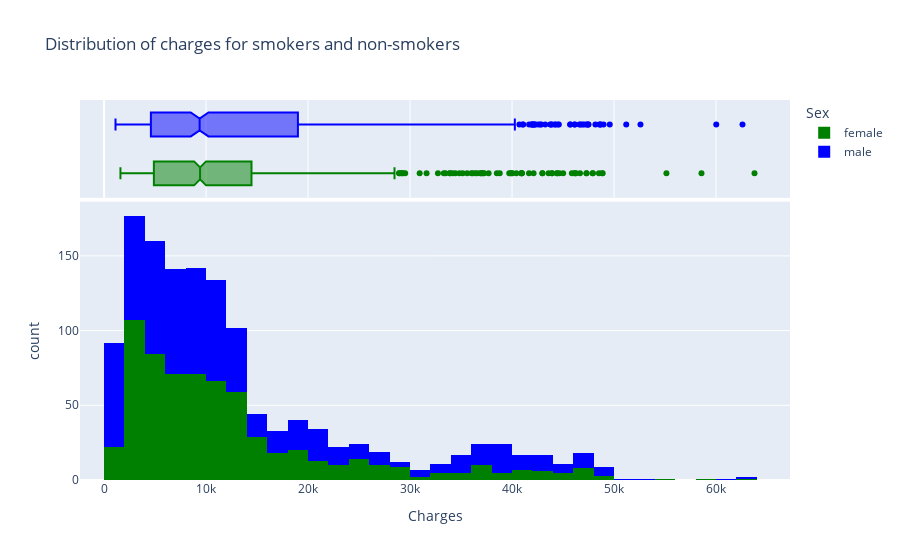

Write notebook code for a chart like this one.
### Code cell
fig = px.histogram(insurance, x="charges", color="sex", color_discrete_sequence=["green", "blue"], marginal="box", 
                   title="Distribution of charges for smokers and non-smokers", 
                   labels={"charges": "Charges", "count": "Count", "sex":"Sex"})
fig.show()

### Figure 1 — Plotly figure (JSON) as saved in the notebook; plotly's stock layout.template omitted (floating-point values rounded to 4 significant figures; data arrays with more than 128 entries replaced by an {"elided": "..."} marker saying what was removed)
{"data": [{"alignmentgroup": "True", "bingroup": "x", "hovertemplate": "Sex=female<br>Charges=%{x}<br>count=%{y}<extra></extra>", "legendgroup": "female", "marker": {"color": "green", "pattern": {"shape": ""}}, "name": "female", "offsetgroup": "female", "orientation": "v", "showlegend": true, "type": "histogram", "x": {"elided": "662 float values"}, "xaxis": "x", "yaxis": "y"}, {"alignmentgroup": "True", "hovertemplate": "Sex=female<br>Charges=%{x}<extra></extra>", "legendgroup": "female", "marker": {"color": "green"}, "name": "female", "notched": true, "offsetgroup": "female", "showlegend": false, "type": "box", "x": {"elided": "662 float values"}, "xaxis": "x2", "yaxis": "y2"}, {"alignmentgroup": "True", "bingroup": "x", "hovertemplate": "Sex=male<br>Charges=%{x}<br>count=%{y}<extra></extra>", "legendgroup": "male", "marker": {"color": "blue", "pattern": {"shape": ""}}, "name": "male", "offsetgroup": "male", "orientation": "v", "showlegend": true, "type": "histogram", "x": {"elided": "676 float values"}, "xaxis": "x", "yaxis": "y"}, {"alignmentgroup": "True", "hovertemplate": "Sex=male<br>Charges=%{x}<extra></extra>", "legendgroup": "male", "marker": {"color": "blue"}, "name": "male", "notched": true, "offsetgroup": "male", "showlegend": false, "type": "box", "x": {"elided": "676 float values"}, "xaxis": "x2", "yaxis": "y2"}], "layout": {"barmode": "relative", "legend": {"title": {"text": "Sex"}, "tracegroupgap": 0}, "title": {"text": "Distribution of charges for smokers and non-smokers"}, "xaxis": {"anchor": "y", "domain": [0, 1], "title": {"text": "Charges"}}, "xaxis2": {"anchor": "y2", "domain": [0, 1], "matches": "x", "showgrid": true, "showticklabels": false}, "yaxis": {"anchor": "x", "domain": [0, 0.7326], "title": {"text": "count"}}, "yaxis2": {"anchor": "x2", "domain": [0.7426, 1], "matches": "y2", "showgrid": false, "showline": false, "showticklabels": false, "ticks": ""}}}
